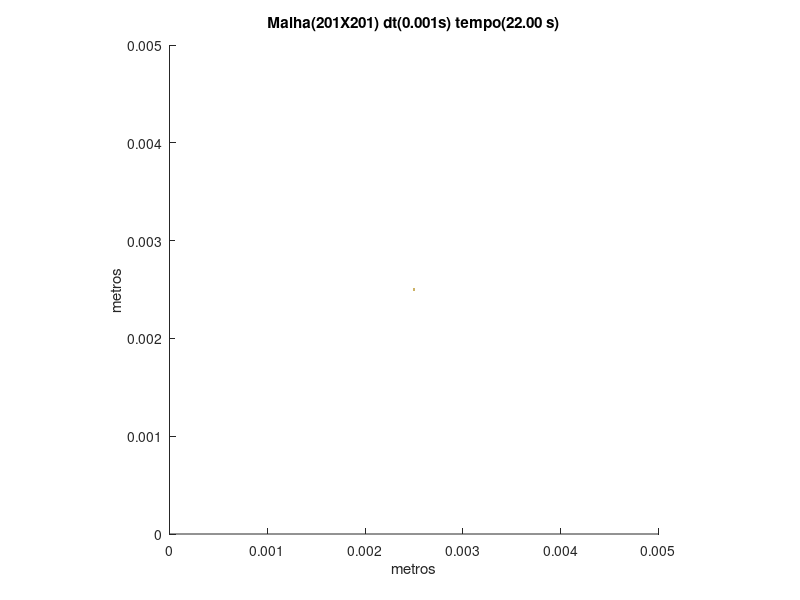

Write MATLAB code to recreate this figure.
set (gca,'PlotBoxAspectRatio',[1 1 1],'Xlim',[0,0.005],'Ylim',[0,0.005])
hold on
title('Malha(201X201) dt(0.001s) tempo(22.00 s)')
hold on
ylabel('metros')
hold on
xlabel('metros')
hold on

fill([0.00248756218905473 0.00248756218905473 0.00251243781094527 0.00251243781094527],[0.00248756218905473 0.00251243781094527 0.00251243781094527 0.00248756218905473],[0.8,0.7,0.4],'LineStyle','none')
